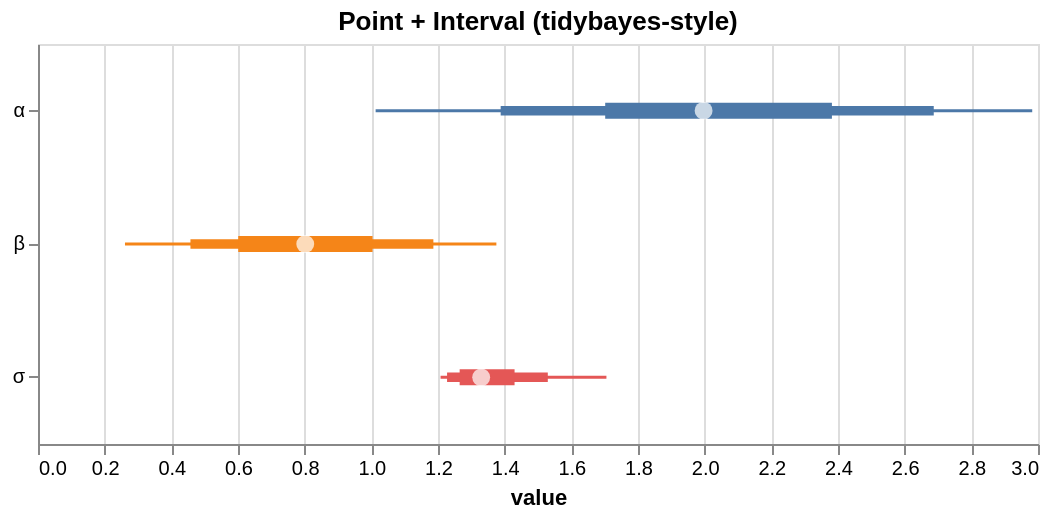

Write the Vega-Lite specification saved for this chart.
### Vega-Lite specification from a JSON file in a GitHub repository (floating-point values rounded to 4 significant figures)
{"$schema": "https://vega.github.io/schema/vega-lite/v5.json", "height": 200, "layer": [{"encoding": {"x2": {"field": "hi_0_95_"}, "x": {"field": "lo_0_95_", "title": "value", "type": "quantitative"}, "color": {"field": "parameter", "type": "nominal", "legend": null}, "y": {"axis": {"title": null}, "field": "parameter", "type": "nominal"}}, "mark": {"strokeWidth": 1.5, "type": "rule"}}, {"encoding": {"x2": {"field": "hi_0_8_"}, "x": {"field": "lo_0_8_", "title": "value", "type": "quantitative"}, "color": {"field": "parameter", "type": "nominal", "legend": null}, "y": {"axis": {"title": null}, "field": "parameter", "type": "nominal"}}, "mark": {"strokeWidth": 4.75, "type": "rule"}}, {"encoding": {"x2": {"field": "hi_0_5_"}, "x": {"field": "lo_0_5_", "title": "value", "type": "quantitative"}, "color": {"field": "parameter", "type": "nominal", "legend": null}, "y": {"axis": {"title": null}, "field": "parameter", "type": "nominal"}}, "mark": {"strokeWidth": 8.0, "type": "rule"}}, {"encoding": {"x": {"field": "__point__", "type": "quantitative"}, "y": {"field": "parameter", "type": "nominal"}}, "mark": {"filled": true, "color": "white", "size": 80, "type": "point"}}], "data": {"values": [{"parameter": "α", "lo_0_95_": 1.013, "lo_0_8_": 1.388, "hi_0_8_": 2.687, "hi_0_5_": 2.382, "__point__": 1.997, "hi_0_95_": 2.983, "lo_0_5_": 1.702}, {"parameter": "β", "lo_0_95_": 0.2609, "lo_0_8_": 0.4574, "hi_0_8_": 1.186, "hi_0_5_": 1.004, "__point__": 0.8017, "hi_0_95_": 1.375, "lo_0_5_": 0.6007}, {"parameter": "σ", "lo_0_95_": 1.208, "lo_0_8_": 1.227, "hi_0_8_": 1.529, "hi_0_5_": 1.43, "__point__": 1.33, "hi_0_95_": 1.705, "lo_0_5_": 1.265}]}, "title": "Point + Interval (tidybayes-style)", "width": 500}
